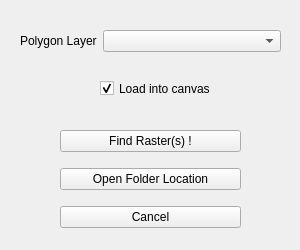
<?xml version="1.0" encoding="UTF-8"?>
<ui version="4.0">
 <class>Form</class>
 <widget class="QWidget" name="Form">
  <property name="geometry">
   <rect>
    <x>0</x>
    <y>0</y>
    <width>300</width>
    <height>250</height>
   </rect>
  </property>
  <property name="maximumSize">
   <size>
    <width>16777215</width>
    <height>16777205</height>
   </size>
  </property>
  <property name="windowTitle">
   <string>Get Terrain Data Model by Polygon</string>
  </property>
  <widget class="QWidget" name="formLayoutWidget">
   <property name="geometry">
    <rect>
     <x>20</x>
     <y>30</y>
     <width>261</width>
     <height>41</height>
    </rect>
   </property>
   <layout class="QFormLayout" name="formLayout">
    <property name="fieldGrowthPolicy">
     <enum>QFormLayout::AllNonFixedFieldsGrow</enum>
    </property>
    <item row="1" column="0">
     <widget class="QLabel" name="label">
      <property name="text">
       <string>Polygon Layer</string>
      </property>
     </widget>
    </item>
    <item row="1" column="1">
     <widget class="QComboBox" name="comboBox"/>
    </item>
   </layout>
  </widget>
  <widget class="QCheckBox" name="checkBox">
   <property name="geometry">
    <rect>
     <x>100</x>
     <y>80</y>
     <width>185</width>
     <height>17</height>
    </rect>
   </property>
   <property name="text">
    <string>Load into canvas</string>
   </property>
   <property name="checked">
    <bool>true</bool>
   </property>
  </widget>
  <widget class="QWidget" name="verticalLayoutWidget">
   <property name="geometry">
    <rect>
     <x>60</x>
     <y>120</y>
     <width>181</width>
     <height>121</height>
    </rect>
   </property>
   <layout class="QVBoxLayout" name="verticalLayout">
    <item>
     <widget class="QPushButton" name="pushButton">
      <property name="text">
       <string>Find Raster(s) !</string>
      </property>
     </widget>
    </item>
    <item>
     <widget class="QPushButton" name="pushButton_3">
      <property name="text">
       <string>Open Folder Location</string>
      </property>
     </widget>
    </item>
    <item>
     <widget class="QPushButton" name="pushButton_2">
      <property name="text">
       <string>Cancel</string>
      </property>
     </widget>
    </item>
   </layout>
  </widget>
 </widget>
 <resources/>
 <connections/>
</ui>
